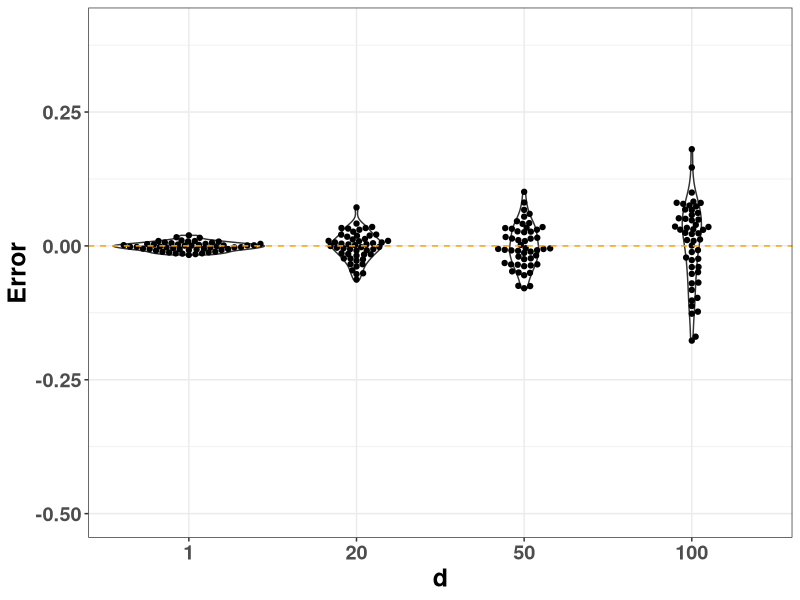
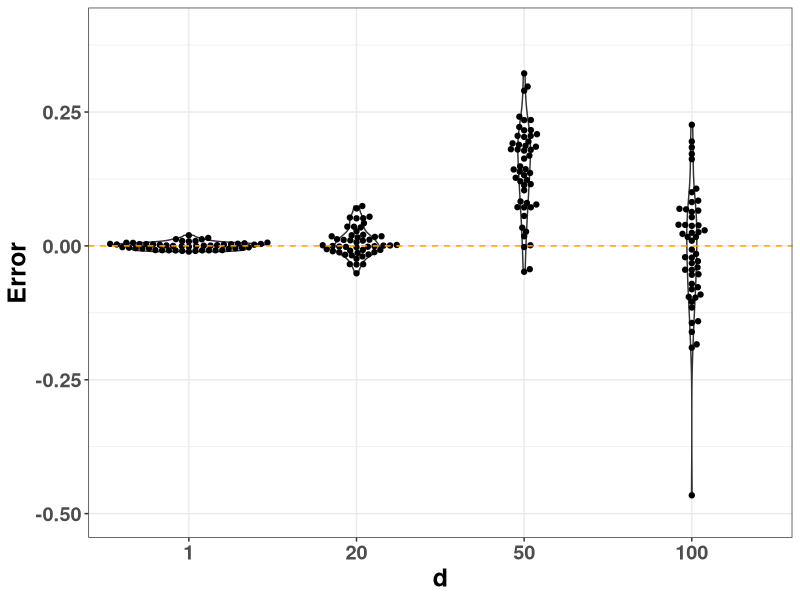
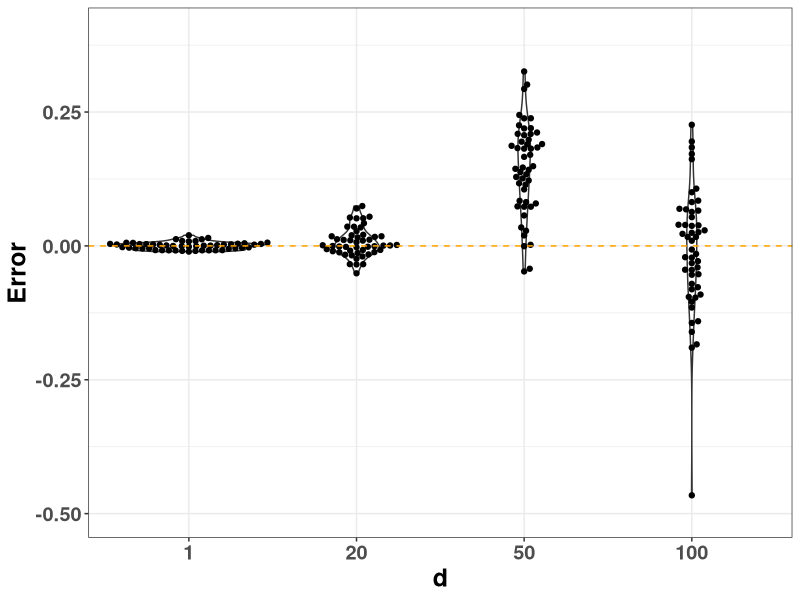

Here is the R script that generated these plots, in order: (Note: this script raises an error after producing the figures.)
library(ggplot2)
library(ggbeeswarm)

my_theme <- theme_bw() +
  theme(strip.background = element_rect(fill = "white"), text = element_text(face="bold", size=12),
  )
theme_set(my_theme)

res = as.matrix(read.csv('data/multinomial.csv',header=FALSE,sep=''))

d_samples = c(1,20,50,100)
y_sims = 50
res_unif_bound = res[,1:length(d_samples)]
res_unif_nobound = res[,(length(d_samples)+1):(2*length(d_samples))]
res_random_bound = res[,(2*length(d_samples)+1):(3*length(d_samples))]
res_random_nobound = res[,(3*length(d_samples)+1):(4*length(d_samples))]

res_unif_nobound = cbind(t(t(c(res_unif_nobound))),rep(d_samples,rep(y_sims,length(d_samples))))
res_unif_nobound = as.data.frame(res_unif_nobound)
names(res_unif_nobound) = c("Error","d")
plot_2 = ggplot(data=res_unif_nobound,aes(x=factor(d),y=Error)) + geom_violin() +
  geom_beeswarm() + labs(y="Error",x="d") + geom_hline(yintercept = 0, linetype =2, color ="orange") +
  ylim(-.5,.4) + theme(text=element_text(size=18))

res_random_bound = cbind(t(t(c(res_random_bound))),rep(d_samples,rep(y_sims,length(d_samples))))
res_random_bound = as.data.frame(res_random_bound)
names(res_random_bound) = c("Error","d")
plot_3 = ggplot(data=res_random_bound,aes(x=factor(d),y=Error)) + geom_violin() +
  geom_beeswarm() + labs(y="Error",x="d") + geom_hline(yintercept = 0, linetype =2, color ="orange") +
  ylim(-.5,.4) + theme(text=element_text(size=18))

res_random_nobound = cbind(t(t(c(res_random_nobound))),rep(d_samples,rep(y_sims,length(d_samples))))
res_random_nobound = as.data.frame(res_random_nobound)
names(res_random_nobound) = c("Error","d")
plot_4 = ggplot(data=res_random_nobound,aes(x=factor(d),y=Error)) + geom_violin() +
  geom_beeswarm() + labs(y="Error",x="d") + geom_hline(yintercept = 0, linetype =2, color ="orange") +
  ylim(-.5,.4) + theme(text=element_text(size=18))

grid.arrange(plot_4, plot_3, plot_2, ncol=3)
ggsave("plots/simple_multinomial_3_plots.pdf")
